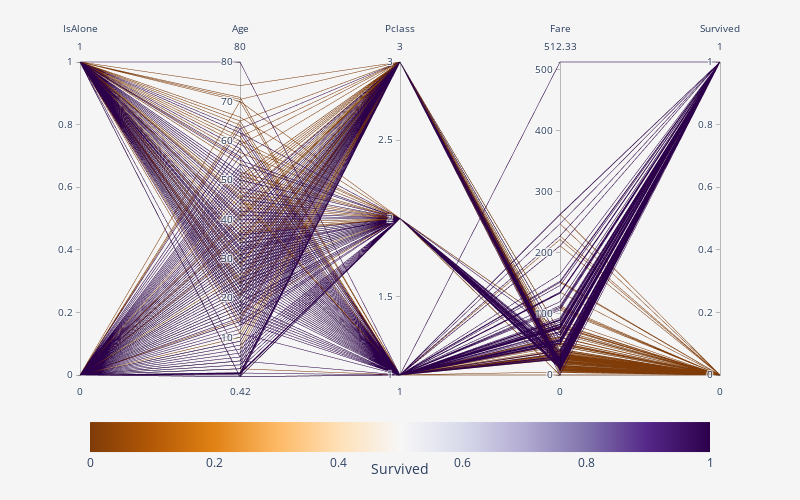

This figure's notebook cell:
### Markdown cell above
<p style="font-size:20px;font-family:JetBrains Mono; border-bottom: 3px solid #26344e">Notes 📜</p>
<ul style="font-size:16px;font-family:JetBrains Mono; margin-right: 10px;">
    <li>Alone passengers have not had it easy. We can see 70% of them died in the disaster.</li>
    <li>On the other hand, if somebody had a relative onboard, it means he/she had a 50/50 chance to survive.</li>
</ul>
<p style="font-size:20px; font-family:JetBrains Mono; border-bottom: 3px solid #26344e">Next Steps 🕵</p>
<ul style="font-size:16px; font-family:JetBrains Mono; margin-right: 10px;">
    <li>Let's create the parallel coordinates plot. This type of visualisation is super helpful in multivariate analysis to see relationships between numerical variables. On parallel coordinates plot, each variable has given an axis; meanwhile, axes are deployed in a parallel manner. Therefore, we can plot lines between them.</li>
    <li>I decided to include the <code>IsAlone</code> feature instead of <code>SibSp</code> and <code>Parch</code>.</li>
</ul>

### Code cell
df = train.copy()
df["IsAlone"] = (df.eval("SibSp + Parch") == 0).astype(int)

fig = px.parallel_coordinates(
    data_frame=df,
    color="Survived",
    dimensions=["IsAlone", "Age", "Pclass", "Fare", "Survived"],
    color_continuous_scale=px.colors.diverging.PuOr,
    height=500,
    width=800,
)
fig.update_layout(
    plot_bgcolor=BACKGROUND_COLOR,
    paper_bgcolor=BACKGROUND_COLOR,
    coloraxis_colorbar=dict(
        orientation="h",
        title_side="bottom",
        yanchor="bottom",
        xanchor="center",
        y=-0.35,
        x=0.5,
    ),
)

fig.show()

### Figure 1 — Plotly figure (JSON) as saved in the notebook; plotly's stock layout.template omitted (floating-point values rounded to 4 significant figures; data arrays with more than 128 entries replaced by an {"elided": "..."} marker saying what was removed)
{"data": [{"dimensions": [{"label": "IsAlone", "values": {"elided": "891 int values"}}, {"label": "Age", "values": {"elided": "891 float values"}}, {"label": "Pclass", "values": {"elided": "891 int values"}}, {"label": "Fare", "values": {"elided": "891 float values"}}, {"label": "Survived", "values": {"elided": "891 int values"}}], "domain": {"x": [0, 1], "y": [0, 1]}, "line": {"color": {"elided": "891 int values"}, "coloraxis": "coloraxis"}, "name": "", "type": "parcoords"}], "layout": {"coloraxis": {"colorbar": {"orientation": "h", "title": {"side": "bottom", "text": "Survived"}, "x": 0.5, "xanchor": "center", "y": -0.35, "yanchor": "bottom"}, "colorscale": [[0, "rgb(127,59,8)"], [0.1, "rgb(179,88,6)"], [0.2, "rgb(224,130,20)"], [0.3, "rgb(253,184,99)"], [0.4, "rgb(254,224,182)"], [0.5, "rgb(247,247,247)"], [0.6, "rgb(216,218,235)"], [0.7, "rgb(178,171,210)"], [0.8, "rgb(128,115,172)"], [0.9, "rgb(84,39,136)"], [1, "rgb(45,0,75)"]]}, "height": 500, "legend": {"tracegroupgap": 0}, "margin": {"t": 60}, "paper_bgcolor": "#F6F5F5", "plot_bgcolor": "#F6F5F5", "width": 800}}
